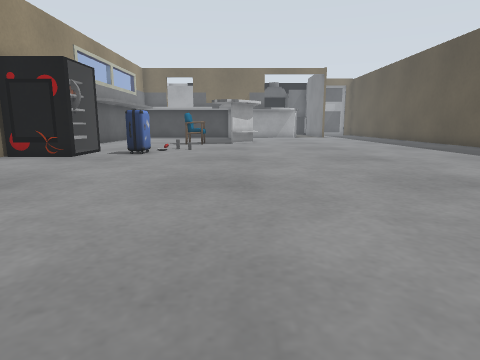
view 1 (above)

14 first-person views from a walk through a Gazebo world. The camera is 0.5 m above the floor, tilts 10° down and sees 75° across. The lines on the ground mark 1 m squares. The floor is counted in squares, 0.5 m on a side. Each view is taken from the middle of a square. On the plan, view 1 faces up. The plan holds only what a view shows up to about 12 squares ahead; the rest is blank. The place goes on beyond the plan. Some stock models are drawn as simple stand-ins.

view 2
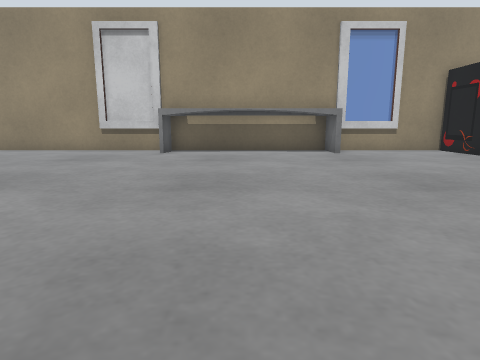

view 3
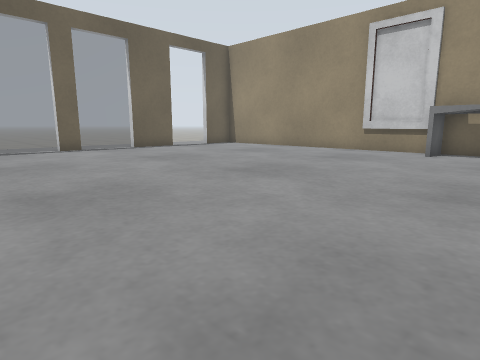

view 4
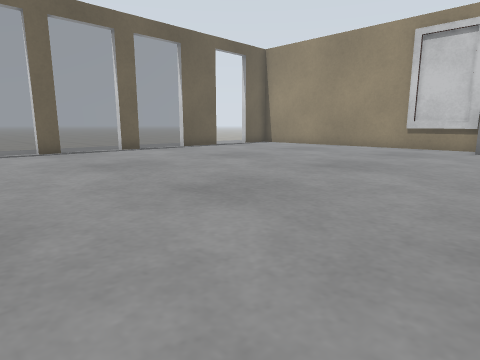

view 5
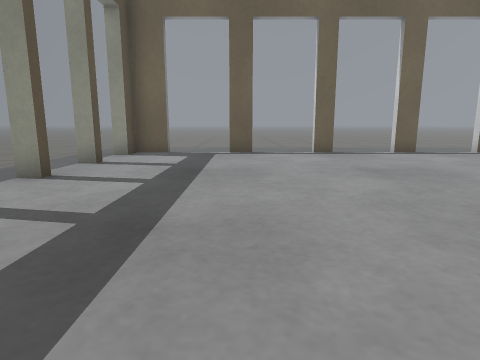

view 6
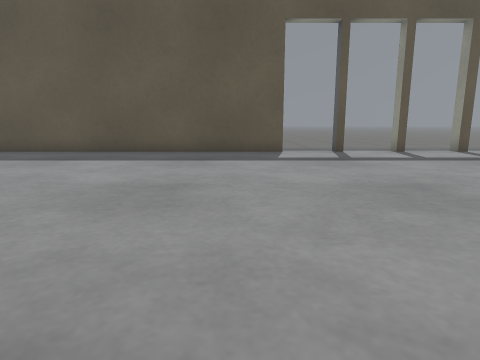

view 7
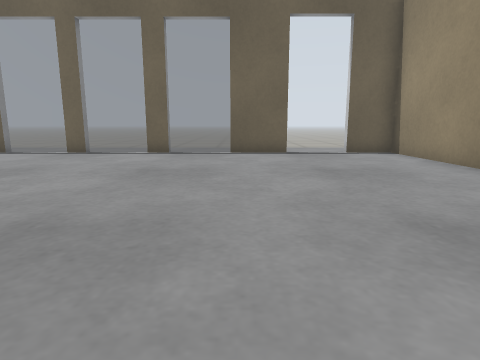

view 8
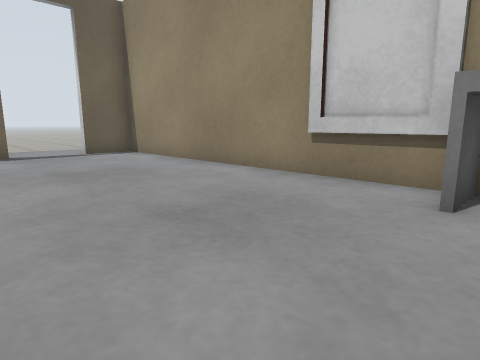

view 9
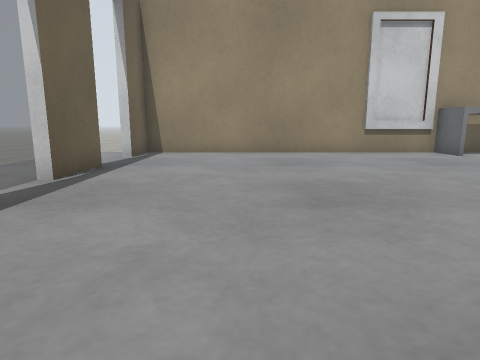

view 10
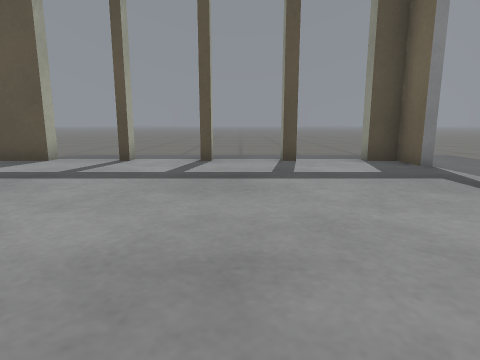

view 11
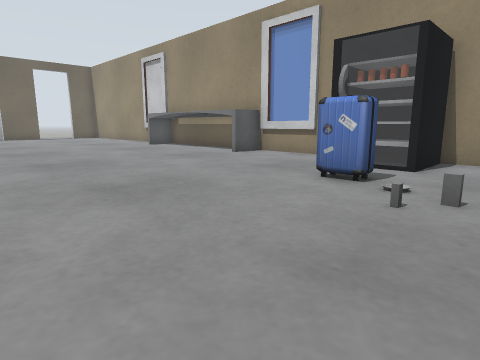

view 12
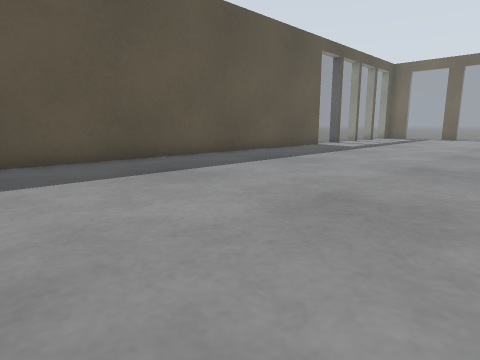

view 13
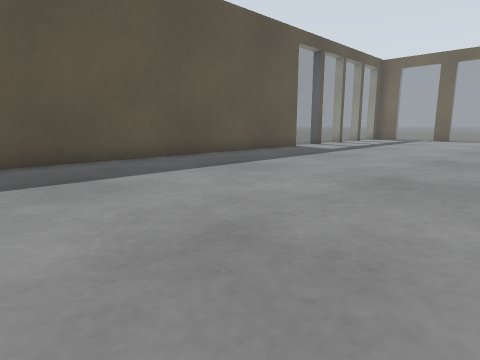

view 14
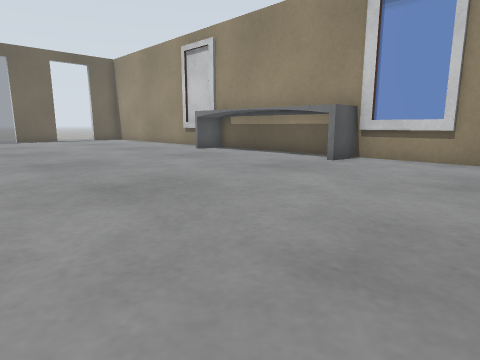

### Floor plan
Key: @ floor where view 1 was taken; # wall or solid block; . floor; = window, fence, low wall or low ledge; S suitcase; B grey box.
Columns run from 8 left of view 1 to 15 right of it. Each row starts with its distance up from view 1.
 14       .....
 13 #....BB........
 12 ####S..............#
 11 ####SS.............#
 10 ####...............#
  9 #..................#
  8 # .................#
  7 #=.................#
  6 ##.................#
  5 ##=................#
  4 ##=................#
  3 ##=................#
  2 ##=................#
  1 ##=................#
  0 ##=.....@..........#
 -1 #==................#...
 -2 #=.................=...
 -3 # .................=..
 -4 #..................=...
 -5 #..................=...
 -6 #..................#...
 -7 #..................=...
 -8 #..................=...
 -9 #..................=...
-10 #..................=....
-11 ###..##...........##....
-12  ##..##==#==#==#==##...

Positions as (right, up) in squares from view 1, and headings:
1: (0, 0), facing up
2: (5, 2), facing left
3: (5, 2), facing down-left
4: (7, 1), facing down-left
5: (7, 0), facing down
6: (-1, 0), facing right
7: (-2, 0), facing down
8: (-2, 0), facing down-left
9: (4, -8), facing left
10: (2, -7), facing right
11: (2, 14), facing down-left
12: (2, 13), facing down-right
13: (2, 11), facing down-right
14: (2, 10), facing down-left
